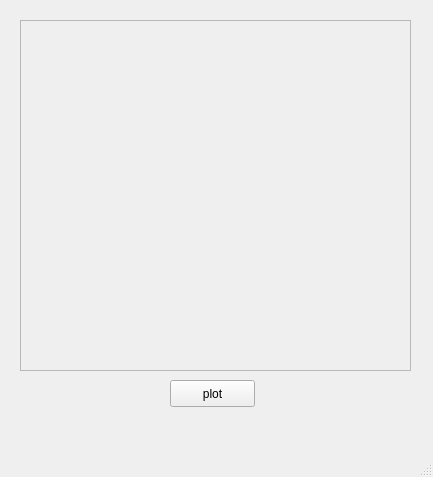
<?xml version="1.0" encoding="UTF-8"?>
<ui version="4.0">
 <class>MainWindow</class>
 <widget class="QMainWindow" name="MainWindow">
  <property name="geometry">
   <rect>
    <x>0</x>
    <y>0</y>
    <width>433</width>
    <height>477</height>
   </rect>
  </property>
  <property name="windowTitle">
   <string>MainWindow</string>
  </property>
  <widget class="QWidget" name="centralwidget">
   <widget class="QListView" name="qlist">
    <property name="geometry">
     <rect>
      <x>90</x>
      <y>70</y>
      <width>256</width>
      <height>301</height>
     </rect>
    </property>
   </widget>
   <widget class="QLabel" name="label">
    <property name="geometry">
     <rect>
      <x>20</x>
      <y>20</y>
      <width>351</width>
      <height>31</height>
     </rect>
    </property>
    <property name="font">
     <font>
      <pointsize>11</pointsize>
      <weight>75</weight>
      <bold>true</bold>
     </font>
    </property>
    <property name="text">
     <string>TextLabel</string>
    </property>
   </widget>
   <widget class="QLabel" name="err_lbl">
    <property name="geometry">
     <rect>
      <x>20</x>
      <y>240</y>
      <width>381</width>
      <height>71</height>
     </rect>
    </property>
    <property name="text">
     <string>TextLabel</string>
    </property>
    <property name="alignment">
     <set>Qt::AlignLeading|Qt::AlignLeft|Qt::AlignTop</set>
    </property>
   </widget>
   <widget class="QSplitter" name="splitter">
    <property name="geometry">
     <rect>
      <x>90</x>
      <y>170</y>
      <width>262</width>
      <height>27</height>
     </rect>
    </property>
    <property name="orientation">
     <enum>Qt::Horizontal</enum>
    </property>
    <widget class="QLineEdit" name="a"/>
    <widget class="QLabel" name="lbl">
     <property name="text">
      <string>x 10 ^</string>
     </property>
    </widget>
    <widget class="QLineEdit" name="b"/>
   </widget>
   <widget class="QTextEdit" name="textEdit">
    <property name="enabled">
     <bool>false</bool>
    </property>
    <property name="geometry">
     <rect>
      <x>20</x>
      <y>20</y>
      <width>391</width>
      <height>351</height>
     </rect>
    </property>
   </widget>
   <widget class="QPushButton" name="plotBtn">
    <property name="geometry">
     <rect>
      <x>170</x>
      <y>380</y>
      <width>85</width>
      <height>27</height>
     </rect>
    </property>
    <property name="text">
     <string>plot</string>
    </property>
   </widget>
   <zorder>splitter</zorder>
   <zorder>qlist</zorder>
   <zorder>label</zorder>
   <zorder>err_lbl</zorder>
   <zorder>textEdit</zorder>
   <zorder>plotBtn</zorder>
  </widget>
  <widget class="QMenuBar" name="menubar">
   <property name="geometry">
    <rect>
     <x>0</x>
     <y>0</y>
     <width>433</width>
     <height>23</height>
    </rect>
   </property>
  </widget>
  <widget class="QStatusBar" name="statusbar"/>
 </widget>
 <resources/>
 <connections/>
</ui>
